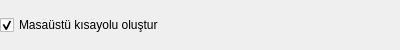
<?xml version="1.0" encoding="UTF-8"?>
<ui version="4.0">
 <class>ShortcutForm</class>
 <widget class="QWidget" name="ShortcutForm">
  <property name="geometry">
   <rect>
    <x>0</x>
    <y>0</y>
    <width>400</width>
    <height>50</height>
   </rect>
  </property>
  <layout class="QVBoxLayout" name="verticalLayout">
   <property name="leftMargin">
    <number>0</number>
   </property>
   <property name="topMargin">
    <number>0</number>
   </property>
   <property name="rightMargin">
    <number>0</number>
   </property>
   <property name="bottomMargin">
    <number>0</number>
   </property>
   <item>
    <widget class="QCheckBox" name="desktopShortcutCheckbox">
     <property name="text">
      <string>Masaüstü kısayolu oluştur</string>
     </property>
     <property name="checked">
      <bool>true</bool>
     </property>
    </widget>
   </item>
  </layout>
 </widget>
</ui>
